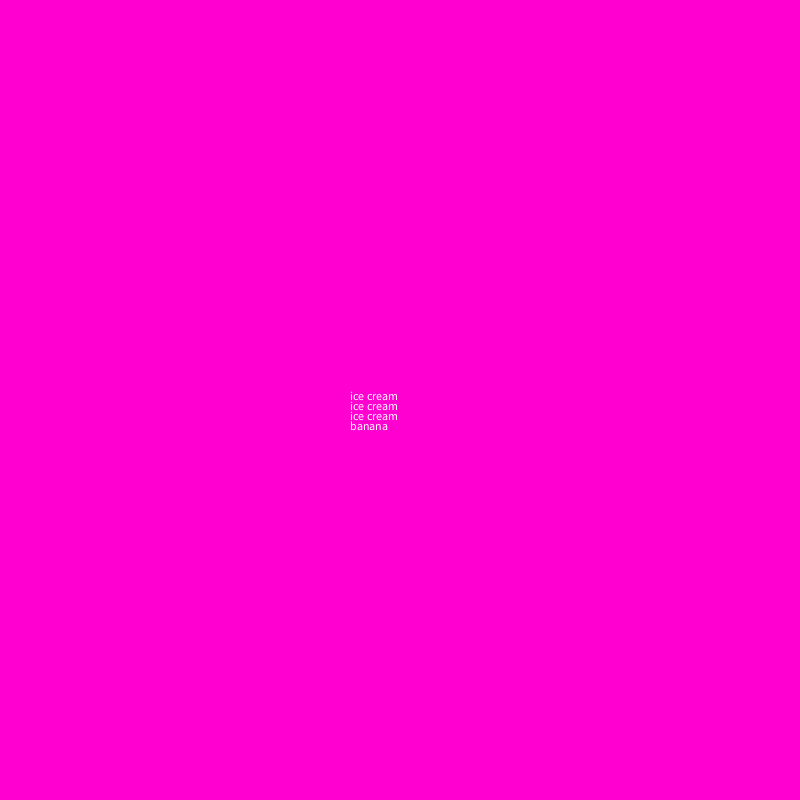
Frame 1 (no input)
Frame 60 (the mouse pressed at the canvas centre just before this capture): identical to frame 1, image omitted
Frame 120 (the mouse held since frame 60 and released just before this capture): identical to frame 1, image omitted

The Processing sketch that drew this single still picture (run headless with seeded random() and noise(); from frame 60 on, the mouse is pressed at the canvas centre):

// Processing sketch: sketch_190303d
// ── sketch_190303d.pde
int xPos = 250;
int yPos = 250;
void setup()  {
  background(#FF00D1); 
  size(800,800);
text("ice cream",350,400);
text("ice cream",350,410);
text("ice cream",350,420);
text("banana",350,430);
}

void draw(){

  
} 
